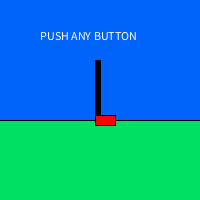
Frame 1 (no input)
Frame 60 (the mouse pressed at the canvas centre just before this capture): identical to frame 1, image omitted
Frame 120 (the mouse held since frame 60 and released just before this capture): identical to frame 1, image omitted

The Processing sketch that drew this single still picture (run headless with seeded random() and noise(); from frame 60 on, the mouse is pressed at the canvas centre):

// Processing sketch: processing_90296
// ── processing_90296.pde

int height = 115;
int timer=10;
int timeLast = 0;
 
 
void setup() {
  timeLast=second();
  size(200, 200);
}
void draw() {
  if (keyPressed == true && height > 53 && timer > 0) {
    height = height - 1;
  }
  if (second()!=timeLast) {
    timeLast=second();
    timer-=1;
  }
  
  background (0, 100, 250);
  fill (0, 225, 100);
  rect(-5, 120, 230, 150);
  fill(0);
  rect(95, 60, 5, 65);
  fill (255, 0, 0);
  rect(95, height, 20, 10);

   if (timer < 1 && height > 53) {
    fill(255);
    text("YOU LOSE!!", width / 5, 40);
}
  if (height > 53 && timer > 0) {
    fill(255);
    text("PUSH ANY BUTTON", width / 5, 40);
}
  if (height == 53) {
    fill(255);
    text("YOU WIN!!!!!", width / 2, 40);

  }
   
}
